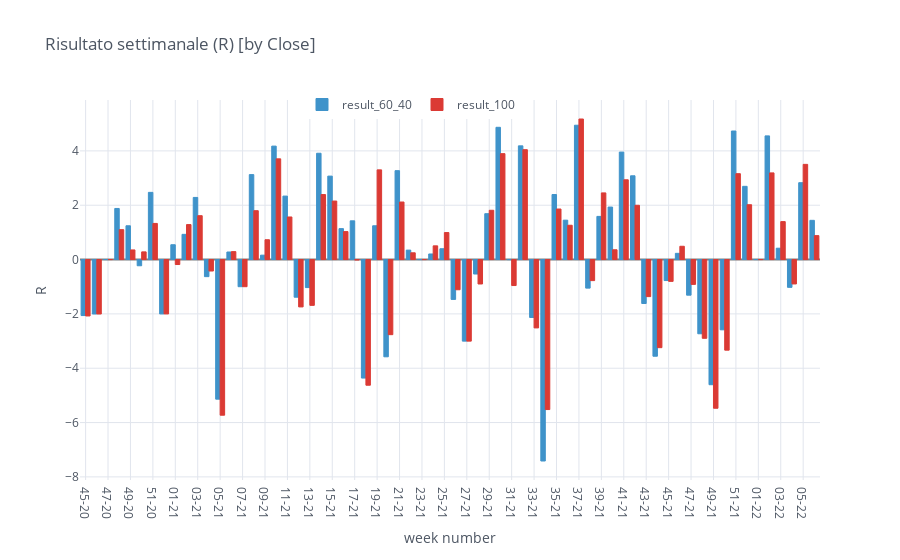

The notebook cell saved with this chart:
### Code cell
df = merged.groupby(pd.Grouper(freq='W-MON')).sum().reset_index()
df['close'] = df.close.dt.strftime('%W-%y')
df.iplot(kind='bar', x='close', opacity=1, title='Risultato settimanale (R) [by Close]',
         yTitle='R', zerolinecolor='grey', colors=cf_colors, xTitle='week number', legend='top')

### Figure 1 — Plotly figure (JSON) as saved in the notebook; plotly's stock layout.template omitted (floating-point values rounded to 4 significant figures)
{"data": [{"marker": {"color": "rgba(63, 147, 202, 1)", "line": {"color": "rgba(63, 147, 202, 1.0)", "width": 1}}, "name": "result_60_40", "orientation": "v", "text": "", "type": "bar", "x": ["45-20", "46-20", "47-20", "48-20", "49-20", "50-20", "51-20", "52-20", "01-21", "02-21", "03-21", "04-21", "05-21", "06-21", "07-21", "08-21", "09-21", "10-21", "11-21", "12-21", "13-21", "14-21", "15-21", "16-21", "17-21", "18-21", "19-21", "20-21", "21-21", "22-21", "23-21", "24-21", "25-21", "26-21", "27-21", "28-21", "29-21", "30-21", "31-21", "32-21", "33-21", "34-21", "35-21", "36-21", "37-21", "38-21", "39-21", "40-21", "41-21", "42-21", "43-21", "44-21", "45-21", "46-21", "47-21", "48-21", "49-21", "50-21", "51-21", "52-21", "01-22", "02-22", "03-22", "04-22", "05-22", "06-22"], "y": [-2.062, -2.005, 0.0, 1.881, 1.243, -0.2285, 2.473, -2.002, 0.5453, 0.9279, 2.287, -0.6293, -5.139, 0.2783, -0.9989, 3.127, 0.1614, 4.176, 2.336, -1.386, -1.032, 3.913, 3.071, 1.138, 1.426, -4.362, 1.244, -3.58, 3.272, 0.3477, 0.0, 0.2051, 0.3982, -1.467, -3.003, -0.5323, 1.688, 4.868, -0.002316, 4.186, -2.132, -7.415, 2.394, 1.449, 4.945, -1.051, 1.588, 1.933, 3.956, 3.083, -1.618, -3.559, -0.7727, 0.2292, -1.311, -2.732, -4.607, -2.587, 4.732, 2.695, 0.0, 4.552, 0.4177, -1.023, 2.829, 1.444]}, {"marker": {"color": "rgba(219, 58, 52, 1)", "line": {"color": "rgba(219, 58, 52, 1.0)", "width": 1}}, "name": "result_100", "orientation": "v", "text": "", "type": "bar", "x": ["45-20", "46-20", "47-20", "48-20", "49-20", "50-20", "51-20", "52-20", "01-21", "02-21", "03-21", "04-21", "05-21", "06-21", "07-21", "08-21", "09-21", "10-21", "11-21", "12-21", "13-21", "14-21", "15-21", "16-21", "17-21", "18-21", "19-21", "20-21", "21-21", "22-21", "23-21", "24-21", "25-21", "26-21", "27-21", "28-21", "29-21", "30-21", "31-21", "32-21", "33-21", "34-21", "35-21", "36-21", "37-21", "38-21", "39-21", "40-21", "41-21", "42-21", "43-21", "44-21", "45-21", "46-21", "47-21", "48-21", "49-21", "50-21", "51-21", "52-21", "01-22", "02-22", "03-22", "04-22", "05-22", "06-22"], "y": [-2.077, -2.005, 0.0, 1.1, 0.3534, 0.2825, 1.33, -2.002, -0.1827, 1.288, 1.614, -0.4221, -5.729, 0.2918, -0.9989, 1.798, 0.7295, 3.708, 1.567, -1.744, -1.686, 2.393, 2.154, 1.029, -0.0172, -4.626, 3.302, -2.765, 2.117, 0.2486, 0.0, 0.5043, 0.9936, -1.112, -3.003, -0.8994, 1.814, 3.898, -0.9567, 4.044, -2.517, -5.521, 1.86, 1.262, 5.174, -0.7754, 2.453, 0.3601, 2.936, 1.998, -1.364, -3.243, -0.8028, 0.489, -0.9138, -2.898, -5.473, -3.336, 3.161, 2.019, 0.0, 3.189, 1.397, -0.8984, 3.504, 0.8803]}], "layout": {"legend": {"bgcolor": "#FFFFFF", "font": {"color": "#4D5663"}, "orientation": "h", "x": 0.3, "y": 0.95, "yanchor": "bottom"}, "paper_bgcolor": "#FFFFFF", "plot_bgcolor": "#FFFFFF", "showlegend": true, "title": {"font": {"color": "#4D5663"}, "text": "Risultato settimanale (R) [by Close]"}, "xaxis": {"gridcolor": "#E1E5ED", "showgrid": true, "tickfont": {"color": "#4D5663"}, "title": {"font": {"color": "#4D5663"}, "text": "week number"}, "zerolinecolor": "grey"}, "yaxis": {"gridcolor": "#E1E5ED", "showgrid": true, "tickfont": {"color": "#4D5663"}, "title": {"font": {"color": "#4D5663"}, "text": "R"}, "zerolinecolor": "grey"}}}
